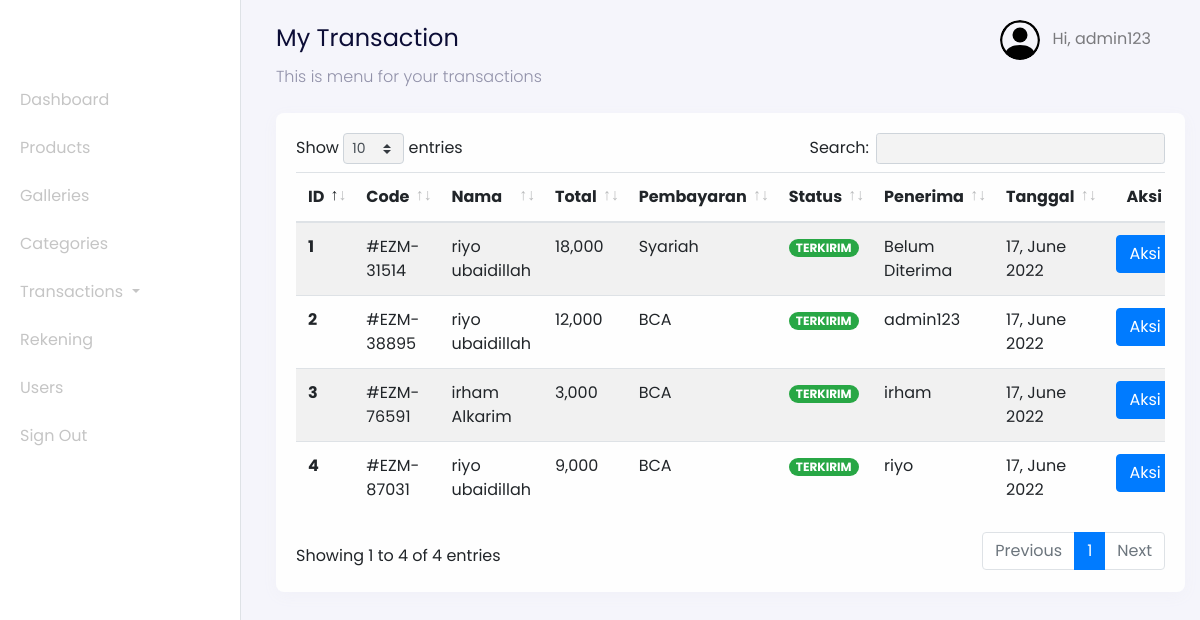
/admin?page=transactions-sent (signed in), run on the app's committed database.
### tables this page shows
CREATE TABLE `users` (
  `id_user` int(11) NOT NULL AUTO_INCREMENT,
  `name` varchar(255) NOT NULL,
  `email` varchar(255) NOT NULL,
  `password` varchar(255) NOT NULL,
  `address` text DEFAULT NULL,
  `phone_number` varchar(255) NOT NULL,
  `postal_code` varchar(191) NOT NULL,
  `roles` varchar(255) NOT NULL,
  PRIMARY KEY (`id_user`),
  UNIQUE KEY `email` (`email`)
);

CREATE TABLE `transactions` (
  `id_transaction` int(11) NOT NULL AUTO_INCREMENT,
  `user_id` int(11) NOT NULL,
  `total_price` int(11) NOT NULL,
  `city` varchar(255) NOT NULL,
  `rekening_id` int(11) NOT NULL,
  `transaction_status` varchar(255) NOT NULL,
  `weight_total` int(11) NOT NULL,
  `delivered` int(11) NOT NULL,
  `photo_transaction` varchar(255) NOT NULL,
  `code` varchar(255) NOT NULL,
  `receiver` varchar(255) NOT NULL,
  `time_arrived` timestamp NULL DEFAULT NULL,
  `created_at` timestamp NOT NULL DEFAULT current_timestamp(),
  PRIMARY KEY (`id_transaction`)
);

CREATE TABLE `rekening_numbers` (
  `id_rekening` int(11) NOT NULL AUTO_INCREMENT,
  `bank_name` varchar(255) NOT NULL,
  `number` varchar(255) NOT NULL,
  `rekening_name` varchar(255) NOT NULL,
  PRIMARY KEY (`id_rekening`)
);

### config/config.php (called while the page is built, shortened)
<?php
$host = 'localhost';
$user = 'root';
$password = '';
$dbname = 'dbEcake';
$conn = mysqli_connect($host, $user, $password, $dbname);
function query($query)
{
    global $conn;
    $result = mysqli_query($conn, $query);
    $rows = [];
    while ($row = mysqli_fetch_assoc($result)) {
        $rows[] = $row;
    }
    return $rows;
}
?>

### admin/transaction/dashboard-transactions-sent.php (the view, shortened to what this page needs)
<nav
  class="navbar navbar-expand-lg navbar-light navbar-store fixed-top"
  data-aos="fade-down"
>
  <div class="container-fluid">
    <div class="collpase navbar-collapse" id="navbarResponsive">
      <ul class="navbar-nav d-none d-lg-flex ml-auto">
        <li class="nav-item dropdown">
          <a
            href="#"
            class="nav-link"
            id="navbarDropdown"
            role="button"
            data-toggle="dropdown"
          >
          <img
              src="../assets/images/person-circle.svg"
              alt="profile"
              height="40px"
              class="rounded-circle mr-2 profile-picture"
            />
            <?php
              $id_user = $_SESSION['user'];
              $user = query("SELECT * FROM users WHERE id_user = $id_user")[0];
            ?>
            Hi, <?= $user["name"]; ?>
          </a>
        </li>
      </ul>
    </div>
  </div>
</nav>
<div class="section-content section-dashboard-home" data-aos="fade-up">
  <div class="container-fluid">
    <div class="dashboard-heading">
      <h2 class="dashboard-title">My Transaction</h2>
      <p class="dashboard-subtitle">This is menu for your transactions</p>
    </div>
    <div class="dashboard-content">
      <div class="row mt-4">
        <div class="col-12">
          <div class="card">
            <div class="card-body">
              <div class="row">
                <div class="col-12">
                  <div class="table-responsive">
                    <table class="table table-striped table-hover" id="table">
                      <thead>
                        <tr>
                          <th scope="col">ID</th>
                          <th scope="col">Code</th>
                          <th scope="col">Nama</th>
                          <th scope="col">Total</th>
                          <th scope="col">Pembayaran</th>
                          <th scope="col">Status</th>
                          <th scope="col">Penerima</th>
                          <th scope="col">Tanggal</th>
                          <th scope="col" class="text-center">Aksi</th>
                        </tr>
                      </thead>
                      <tbody>
                        <?php
                          $no = 1;
                          $query = "SELECT * FROM transactions INNER JOIN users ON transactions.user_id = users.id_user INNER JOIN rekening_numbers ON transactions.rekening_id = rekening_numbers.id_rekening WHERE transaction_status = 'TERKIRIM'";
                          $transactions = query($query);
                        ?>
                        <?php foreach ($transactions as $transaction) : ?>
                          <tr>
                            <th scope="row"><?= $no; ?></th>
                            <td>#<?= $transaction["code"]; ?></td>
                            <td><?= $transaction["name"]; ?></td>
                            <td><?= number_format($transaction["total_price"]); ?></td>
                            <td><?= $transaction["bank_name"]; ?></td>
                            <td>
                              <?php if ($transaction["transaction_status"] == "BELUM KONFIRMASI") : ?>
                                <span class="badge badge-pill badge-danger"><?= $transaction["transaction_status"]; ?></span>
                              <?php elseif($transaction["transaction_status"] == "TERKONFIRMASI"): ?>
                              <span class="badge badge-pill badge-warning"><?= $transaction["transaction_status"]; ?></span>
                              <?php elseif($transaction["transaction_status"] == "PICKUP") : ?>
                                <span class="badge badge-pill badge-primary"><?= $transaction["transaction_status"]; ?></span>
                              <?php else: ?>
                                <span class="badge badge-pill badge-success"><?= $transaction["transaction_status"]; ?></span>
                              <?php endif; ?>
                            </td>
                            <?php if (isset($transaction["receiver"])) : ?>
                              <td><?= $transaction["receiver"] ? $transaction['receiver'] : 'Belum Diterima'; ?></td>
                            <?php endif;?>
                            <?php
                              $tanggal = $transaction["created_at"];
                            ?>
                            <td><?= date('d, F Y', strtotime($tanggal)); ?></td>
                            <td style="width: 17%; text-align: center;">
                              <div class="dropdown">
                                <button class="btn btn-primary dropdown-toggle" type="button" id="dropdownMenuButton" data-toggle="dropdown" aria-haspopup="true" aria-expanded="false">
                                  Aksi
                                </button>
                              </div>
                            </td>
                          </tr>
                          <?php $no++ ?>
                        <?php endforeach;?>
                      </tbody>
                    </table>
                  </div>
                </div>
              </div>
            </div>
          </div>
        </div>
      </div>
    </div>
  </div>
</div>

### data on the page
users: name "admin123"
transactions: code "EZM-31514", user.name "riyo ubaidillah", total_price "18,000", rekening_numbers.bank_name "Syariah", transaction_status "TERKIRIM", receiver "Belum Diterima", created_at "17, June 2022"
transactions: code "EZM-38895", user.name "riyo ubaidillah", total_price "12,000", rekening_numbers.bank_name "BCA", transaction_status "TERKIRIM", receiver "admin123", created_at "17, June 2022"
transactions: code "EZM-76591", user.name "irham Alkarim", total_price "3,000", rekening_numbers.bank_name "BCA", transaction_status "TERKIRIM", receiver "irham", created_at "17, June 2022"
transactions: code "EZM-87031", user.name "riyo ubaidillah", total_price "9,000", rekening_numbers.bank_name "BCA", transaction_status "TERKIRIM", receiver "riyo", created_at "17, June 2022"
